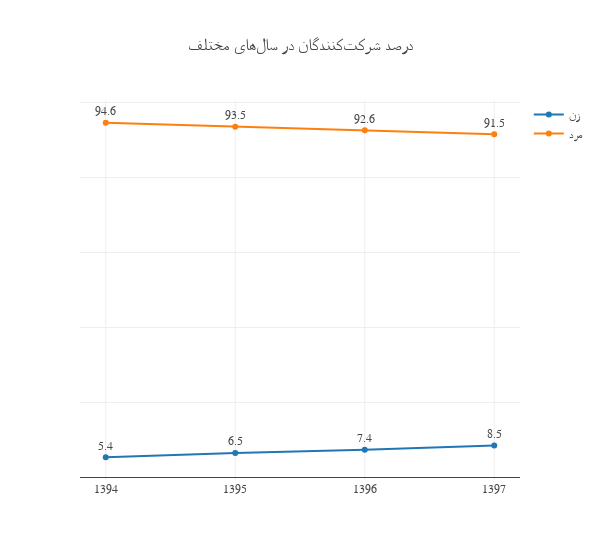

Notebook source saved alongside this figure:
### Code cell
trace1 = go.Scatter(
    x = df.survey_year.unique(),
    y = y3,
    text = y3,
    name='زن',
    textposition='top center',
    mode = 'markers+text+lines'
)
trace2 = go.Scatter(
    x = df.survey_year.unique(),
    y = y4,
    text = y4,
    name='مرد',
    textposition='top center',
    mode = 'markers+text+lines'
)


data = [trace1, trace2]

layout = go.Layout(
    barmode='stack',
    title = 'درصد شرکتکنندگان در سالهای مختلف',
  font=dict(family='Shabnam, Arial'),
  xaxis = dict(dtick=1),
  yaxis = dict(showticklabels=False),
  #legend=dict(orientation="h"),
  width = 600,
)

fig = dict(data=data, layout=layout)
iplot(fig)

### Figure 1 — Plotly figure (JSON) as saved in the notebook; plotly's stock layout.template omitted (floating-point values rounded to 4 significant figures)
{"data": [{"mode": "markers+text+lines", "name": "زن", "text": ["5.4", "6.5", "7.4", "8.5"], "textposition": "top center", "type": "scatter", "uid": "54a88886-221f-46a8-9ad2-bfda01a60576", "x": [1394, 1395, 1396, 1397], "y": [5.4, 6.5, 7.4, 8.5]}, {"mode": "markers+text+lines", "name": "مرد", "text": ["94.6", "93.5", "92.6", "91.5"], "textposition": "top center", "type": "scatter", "uid": "552e24a8-1cb7-4491-8ecf-29a9c4adc0ab", "x": [1394, 1395, 1396, 1397], "y": [94.6, 93.5, 92.6, 91.5]}], "layout": {"barmode": "stack", "font": {"family": "Shabnam, Arial"}, "title": "درصد شرکتکنندگان در سالهای مختلف", "width": 600, "xaxis": {"dtick": 1}, "yaxis": {"showticklabels": false}}}
